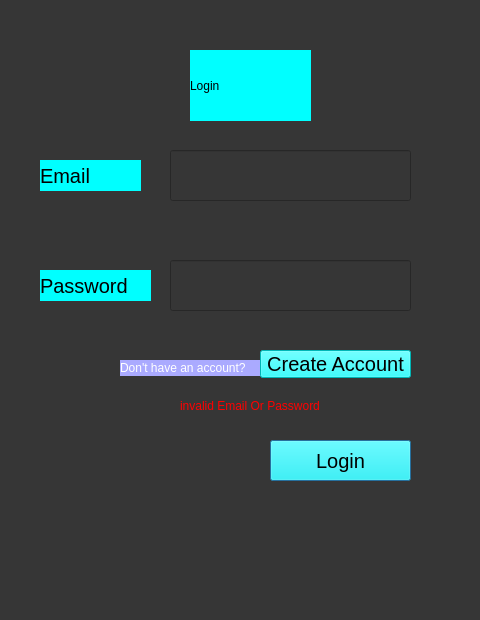
<?xml version="1.0" encoding="UTF-8"?>
<ui version="4.0">
 <class>Dialog</class>
 <widget class="QDialog" name="Dialog">
  <property name="geometry">
   <rect>
    <x>0</x>
    <y>0</y>
    <width>480</width>
    <height>620</height>
   </rect>
  </property>
  <property name="windowTitle">
   <string>Dialog</string>
  </property>
  <property name="styleSheet">
   <string notr="true">background-color: rgb(54, 54, 54);</string>
  </property>
  <widget class="QLabel" name="label">
   <property name="geometry">
    <rect>
     <x>190</x>
     <y>50</y>
     <width>121</width>
     <height>71</height>
    </rect>
   </property>
   <property name="styleSheet">
    <string notr="true">
font: 75 30pt &quot;MS Shell Dlg 2&quot;;
background-color: rgb(0, 255, 255);</string>
   </property>
   <property name="text">
    <string>Login</string>
   </property>
  </widget>
  <widget class="QLabel" name="label_2">
   <property name="geometry">
    <rect>
     <x>40</x>
     <y>160</y>
     <width>101</width>
     <height>31</height>
    </rect>
   </property>
   <property name="styleSheet">
    <string notr="true">background-color: rgb(0, 255, 255);font-size:15pt;</string>
   </property>
   <property name="text">
    <string>Email</string>
   </property>
  </widget>
  <widget class="QLineEdit" name="email">
   <property name="geometry">
    <rect>
     <x>170</x>
     <y>150</y>
     <width>241</width>
     <height>51</height>
    </rect>
   </property>
   <property name="styleSheet">
    <string notr="true">font-size:14pt; color:rgb(243, 243, 243)</string>
   </property>
  </widget>
  <widget class="QLineEdit" name="password">
   <property name="geometry">
    <rect>
     <x>170</x>
     <y>260</y>
     <width>241</width>
     <height>51</height>
    </rect>
   </property>
   <property name="styleSheet">
    <string notr="true">font-size:14pt; color:rgb(243, 243, 243)</string>
   </property>
   <property name="text">
    <string/>
   </property>
  </widget>
  <widget class="QLabel" name="label_3">
   <property name="geometry">
    <rect>
     <x>40</x>
     <y>270</y>
     <width>111</width>
     <height>31</height>
    </rect>
   </property>
   <property name="styleSheet">
    <string notr="true">background-color: rgb(0, 255, 255);font-size:15pt;</string>
   </property>
   <property name="text">
    <string>Password</string>
   </property>
  </widget>
  <widget class="QPushButton" name="loginbutton">
   <property name="geometry">
    <rect>
     <x>270</x>
     <y>440</y>
     <width>141</width>
     <height>41</height>
    </rect>
   </property>
   <property name="styleSheet">
    <string notr="true">background-color: rgb(0, 255, 255);font-size:15pt;</string>
   </property>
   <property name="text">
    <string>Login</string>
   </property>
  </widget>
  <widget class="QLabel" name="label_4">
   <property name="geometry">
    <rect>
     <x>120</x>
     <y>360</y>
     <width>141</width>
     <height>16</height>
    </rect>
   </property>
   <property name="styleSheet">
    <string notr="true">font: 10pt &quot;MS Shell Dlg 2&quot;;color:rgb(255, 255, 255);
background-color: rgb(170, 170, 255);</string>
   </property>
   <property name="text">
    <string>Don't have an account?</string>
   </property>
  </widget>
  <widget class="QPushButton" name="createaccbutton">
   <property name="geometry">
    <rect>
     <x>260</x>
     <y>350</y>
     <width>151</width>
     <height>28</height>
    </rect>
   </property>
   <property name="styleSheet">
    <string notr="true">background-color: rgb(0, 255, 255);font-size:15pt;</string>
   </property>
   <property name="text">
    <string>Create Account</string>
   </property>
  </widget>
  <widget class="QLabel" name="txt_in">
   <property name="geometry">
    <rect>
     <x>180</x>
     <y>390</y>
     <width>231</width>
     <height>31</height>
    </rect>
   </property>
   <property name="styleSheet">
    <string notr="true">color: rgb(255, 0, 0);
font: 14pt &quot;MS Shell Dlg 2&quot;;</string>
   </property>
   <property name="text">
    <string>invalid Email Or Password</string>
   </property>
  </widget>
 </widget>
 <resources/>
 <connections/>
</ui>
